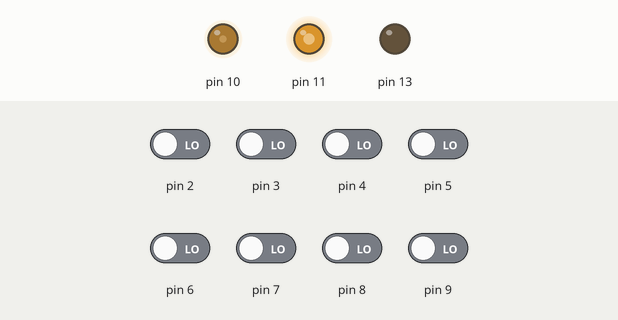
This sketch was run on a simulated Arduino Uno, built with avr-gcc and run on an emulated ATmega328P. On the bench: output pins drawn as LEDs (lit = HIGH). The test bench sets the inputs (shaded band); at power-on: pin 2–9 LOW.

Above: at 1.2 s.
1.3 s: pin 6 driven HIGH
At 2.5 s:
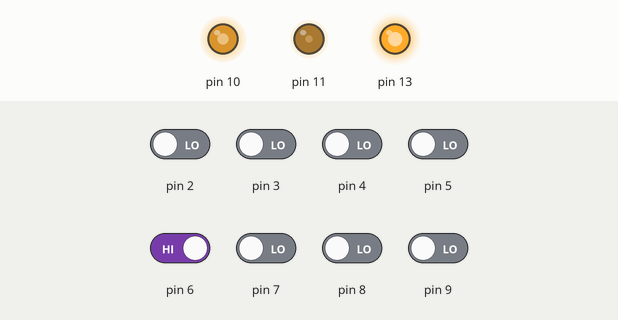
2.8 s: pin 2 driven HIGH
At 3.8 s:
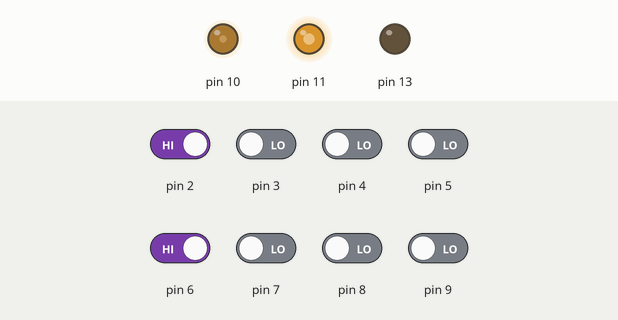
4.3 s: pin 2 driven LOW
At 4.9 s:
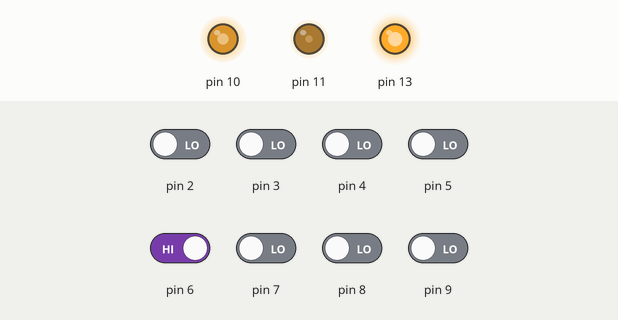
Timing chart, 0 to 7.3 s (numbered marks = the images above; inputs shaded):
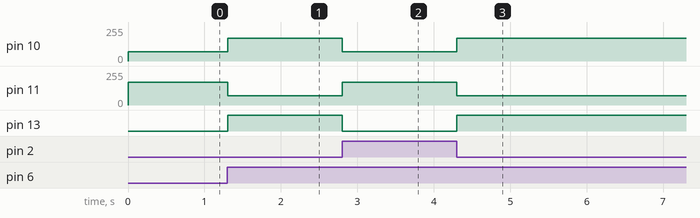

The sketch:

Line_Following_8_Array_IR_Sensors.ino
```cpp
#include <QTRSensors.h>

QTRSensorsRC qtrrc((unsigned char[]) {2, 3, 4, 5, 6, 7, 8, 9}, 8);

int sensors[8];

void setup()
{
  pinMode(13, OUTPUT);
  for (int i = 0; i < 8; i++)
  {
    pinMode(i + 2, INPUT);
  }
}

void loop()
{
  qtrrc.read(sensors);
  int position = qtrrc.readLine(sensors);
  int motorSpeed = 120;
  int turnSpeed = 50;

  if (position > 3500) // robot is on white surface
  {
    digitalWrite(13, HIGH);
    analogWrite(10, motorSpeed + turnSpeed);
    analogWrite(11, motorSpeed - turnSpeed);
  }
  else // robot is on black line
  {
    digitalWrite(13, LOW);
    analogWrite(10, motorSpeed - turnSpeed);
    analogWrite(11, motorSpeed + turnSpeed);
  }
}
```

Measured:
- after the input at 1.3 s, pin 10: 70/255 → 170/255 at once; pin 11: 170/255 → 70/255 at once; pin 13: LOW → HIGH at once
- after the input at 2.8 s, pin 10: 170/255 → 70/255 at once; pin 11: 70/255 → 170/255 at once; pin 13: HIGH → LOW at once
- after the input at 4.3 s, pin 10: 70/255 → 170/255 at once; pin 11: 170/255 → 70/255 at once; pin 13: LOW → HIGH at once
